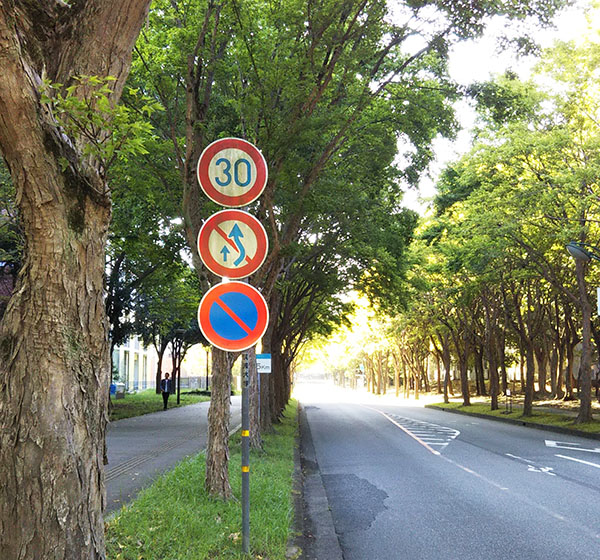
#> input picture chap07-画像処理-home/data/road_sign.jpg, 600 x 560 px
$ python circle_detect.py
#> lines starting #> are read from the running program, lines starting #| are printed output that depends on the picture; after the words box and inside, x2 and y2 are one past the last pixel; in counts of white or black regions, pixels touching at a corner belong together
import cv2
import sys

img = cv2.imread('data/road_sign.jpg')
#> img is the input picture: shape (560, 600, 3); mean B, G, R 99.5, 125.4, 121.8
gray_img = cv2.cvtColor(img, cv2.COLOR_BGR2GRAY)
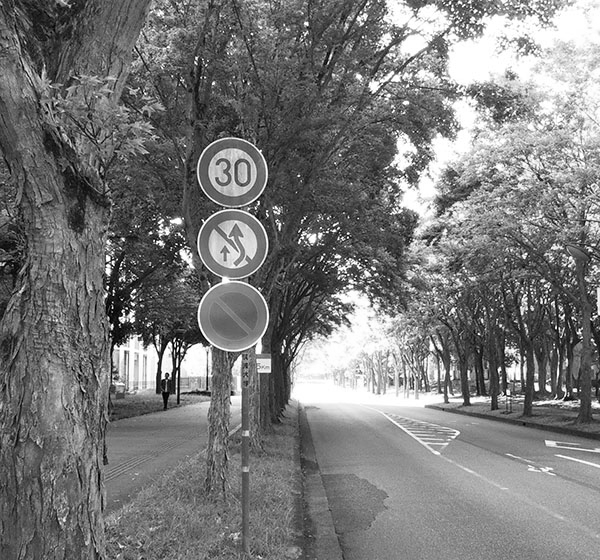
#> gray_img: shape (560, 600); min 0, max 255, mean 121.4
canny_img = cv2.Canny(gray_img, 600, 650)
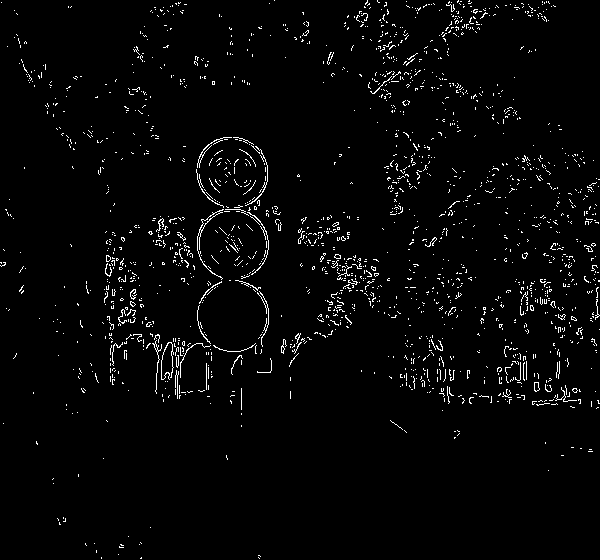
#> canny_img: shape (560, 600); 2.6% white in thin lines or dots

circles = cv2.HoughCircles(
    canny_img,
    cv2.HOUGH_GRADIENT,
    dp=1,
    minDist=10,
    param1=700,
    param2=27,
    minRadius=20,
    maxRadius=60)
#> circles = [[230.5, 173.5, 33.8], [235.5, 244.5, 35], [229.5, 315.5, 35.7]]

if circles is None:
    sys.exit()

for (x,y,r) in circles[0]:
    cv2.circle(
        img,
        (int(x), int(y)),
        int(r),
        (0,255,0),
        6)
#> this loop made 3 passes
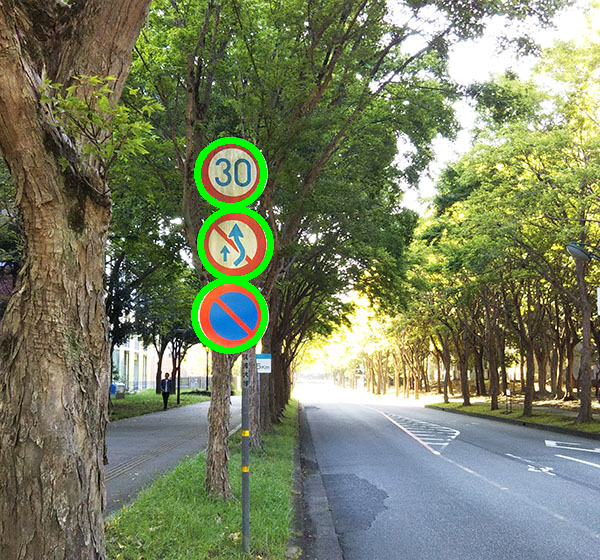
#> img: shape (560, 600, 3); 1.29% of pixels changed, all inside (x1, y1, x2, y2) = (191, 137, 274, 354)

cv2.imshow('detected circles', img)
cv2.waitKey(0)
cv2.destroyAllWindows()
